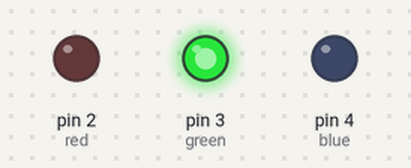
The sketch below on a simulated Arduino Uno, built with avr-gcc and run on an emulated ATmega328P. Shown: output pins drawn as LEDs (lit = HIGH). Random numbers use the default seed unless the sketch sets one.

Above: at 0.1 s.
At 4.1 s:
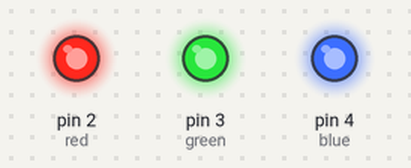
At 10.1 s:
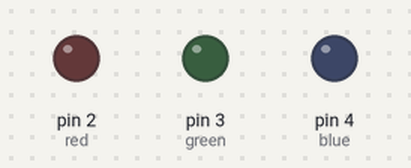
At 15.1 s:
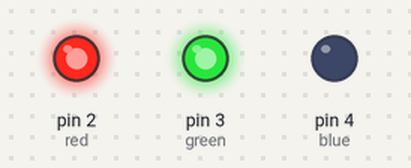
At 23.1 s:
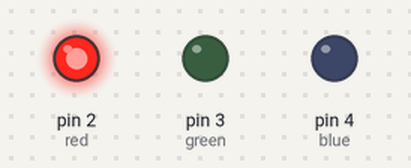
At 31.1 s:
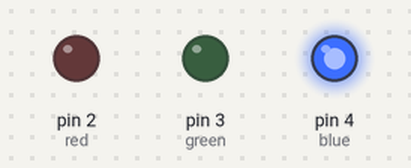
Timing chart, 0 to 40.0 s (numbered marks = the images above):
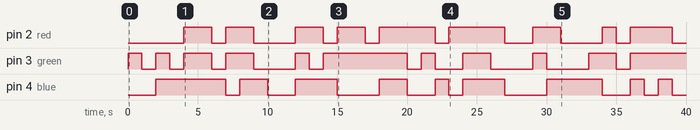

Measured:
- by itself, pin 2 (red): LOW → HIGH at 4.0 s, → LOW 2.0 s later, → HIGH 1.0 s later, → LOW 2.0 s later, … (18 changes in this stretch)
- by itself, pin 3 (green): LOW → HIGH at 0.00 s, → LOW 1.0 s later, → HIGH 1.0 s later, → LOW 1.0 s later, … (21 changes in this stretch)
- by itself, pin 4 (blue): LOW → HIGH at 2.0 s, → LOW 5.0 s later, → HIGH 1.0 s later, → LOW 2.0 s later, … (18 changes in this stretch)

The sketch:

led_rjb_curso_c___oriehntado_a_objetos.ino
```cpp
//falta la mitad
const bool OFF = false;
const bool ON = true;

const byte red = 2;
const byte green = 3;
const byte blue = 4;
/*
const byte red = 2;
const byte green = 3;
const byte blue = 4;
*/
void setup() {
  // put your setup code here, to run once:
  pinMode(red, OUTPUT);
  pinMode(green, OUTPUT);
  pinMode(blue, OUTPUT);

  digitalWrite(red, OFF);
  digitalWrite(green, OFF);
  digitalWrite(blue, OFF);

  randomSeed(analogRead(A0));

  Serial.begin(9600);

}

void loop() {
  // put your main code here, to run repeatedly:
  int redValue = random(0,2);
  int greenValue = random(0,2);
  int blueValue = random(0,2);

  digitalWrite(red, redValue);
  digitalWrite(green, greenValue);
  digitalWrite(blue, blueValue);

  delay(1000);

}
```
